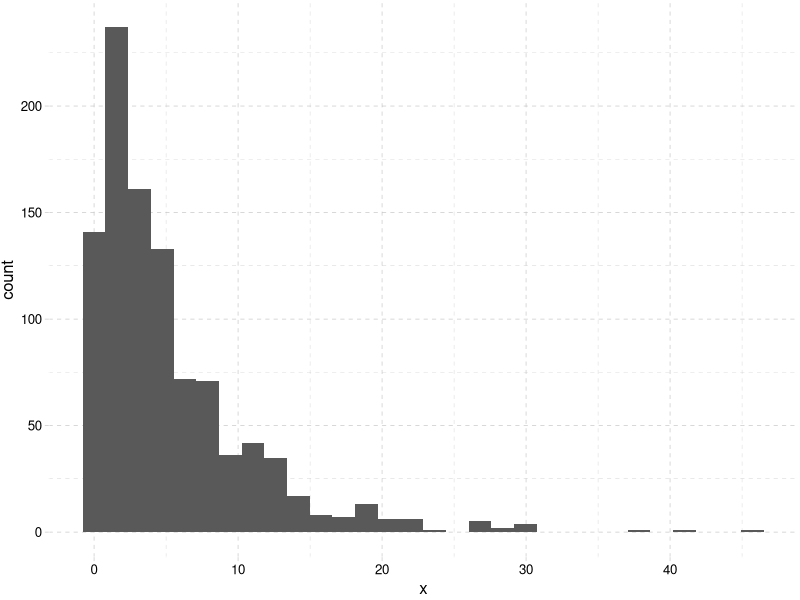

Source code (R):
## ---- chunk 1
set.seed(050615) 
exp_samples <- data.frame(x = rexp(1000, 0.2))
## ---- chunk 2
library(ggplot2)
library(ggthemes)
## ---- chunk 3
ggplot(data = exp_samples, aes(x)) + theme_pander() + geom_histogram()
